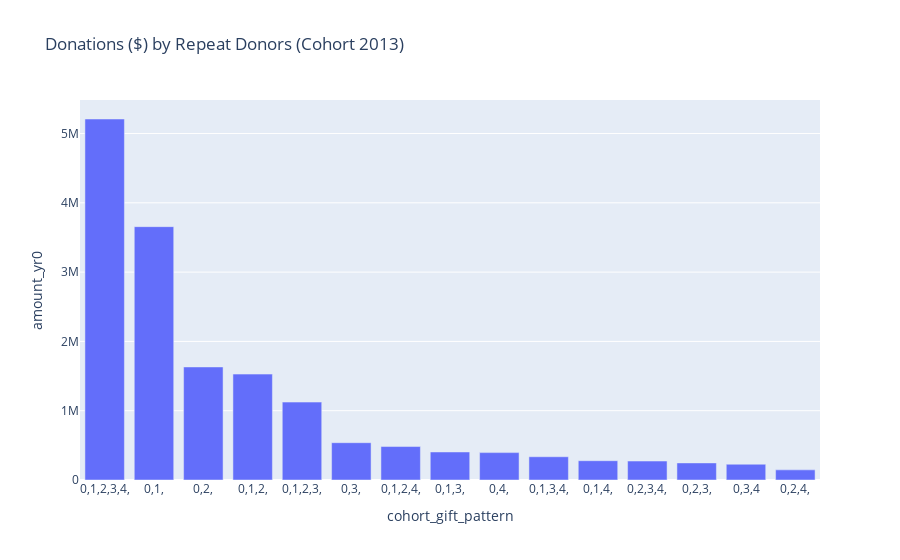

Source (notebook cell):
### Code cell
fig = px.bar(c13_yr0, x="cohort_gift_pattern", y="amount_yr0",
            title="Donations ($) by Repeat Donors (Cohort 2013)")
 #barmode='group', labels={'index':'year', 'y':'amount ($)'}, 
fig.update_xaxes(type='category')
fig.show()

### Figure 1 — Plotly figure (JSON) as saved in the notebook; plotly's stock layout.template omitted (floating-point values rounded to 4 significant figures)
{"data": [{"alignmentgroup": "True", "hovertemplate": "cohort_gift_pattern=%{x}<br>amount_yr0=%{y}<extra></extra>", "legendgroup": "", "marker": {"color": "#636efa"}, "name": "", "offsetgroup": "", "orientation": "v", "showlegend": false, "textposition": "auto", "type": "bar", "x": ["0,1,2,3,4,", "0,1,", "0,2,", "0,1,2,", "0,1,2,3,", "0,3,", "0,1,2,4,", "0,1,3,", "0,4,", "0,1,3,4,", "0,1,4,", "0,2,3,4,", "0,2,3,", "0,3,4", "0,2,4,"], "xaxis": "x", "y": [5210000.0, 3656000.0, 1632000.0, 1528000.0, 1124000.0, 538400.0, 482900.0, 404400.0, 395100.0, 335300.0, 278400.0, 273700.0, 246600.0, 227600.0, 146500.0], "yaxis": "y"}], "layout": {"barmode": "relative", "legend": {"tracegroupgap": 0}, "title": {"text": "Donations ($) by Repeat Donors (Cohort 2013)"}, "xaxis": {"anchor": "y", "domain": [0, 1], "title": {"text": "cohort_gift_pattern"}, "type": "category"}, "yaxis": {"anchor": "x", "domain": [0, 1], "title": {"text": "amount_yr0"}}}}
